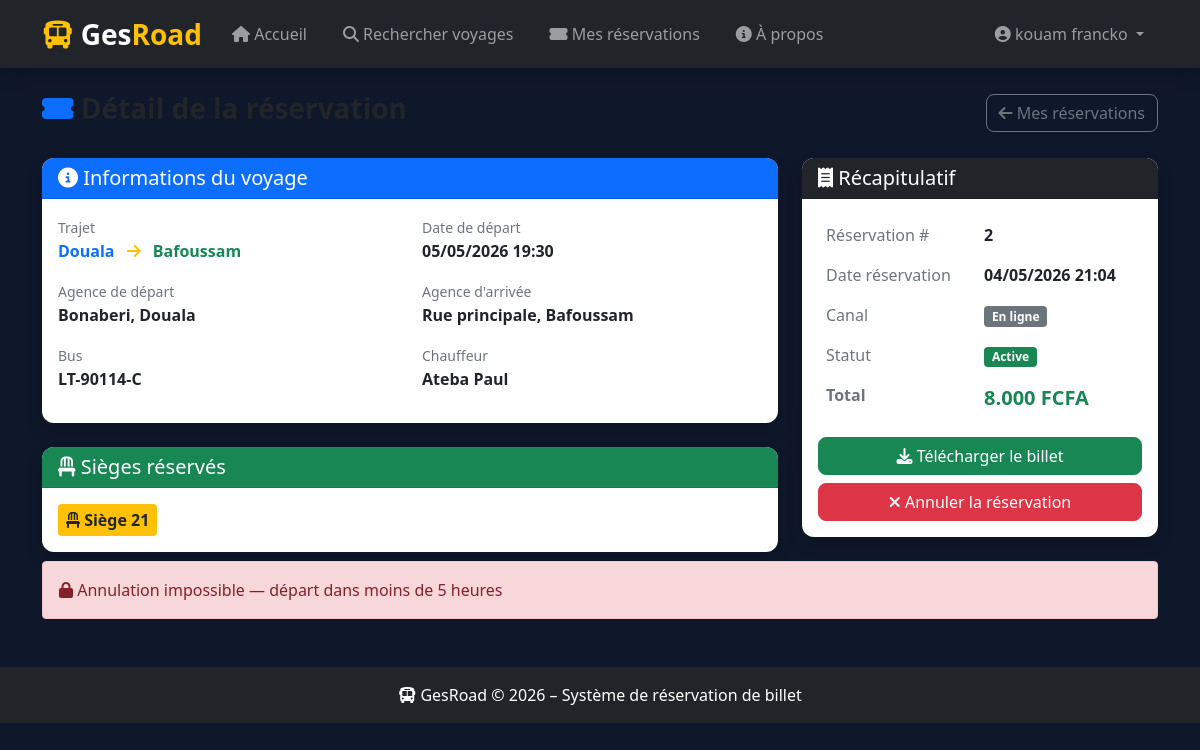
The page /index.php?controller=reservation&action=detail&id=2 (signed in) on the database its author committed.
### tables this page shows
CREATE TABLE `reservation` (
  `id` int(11) NOT NULL AUTO_INCREMENT,
  `user_id` int(11) DEFAULT NULL,
  `date_reservation` datetime DEFAULT NULL,
  `statut` int(11) DEFAULT NULL,
  `montant_total` float DEFAULT NULL,
  `voyage_id` int(11) DEFAULT NULL,
  `canal` enum('guichet','en ligne') DEFAULT NULL,
  PRIMARY KEY (`id`),
  KEY `user_id` (`user_id`),
  KEY `voyage_id` (`voyage_id`),
  CONSTRAINT `reservation_ibfk_1` FOREIGN KEY (`user_id`) REFERENCES `user` (`id`),
  CONSTRAINT `reservation_ibfk_2` FOREIGN KEY (`voyage_id`) REFERENCES `voyage` (`id`)
);

CREATE TABLE `voyage` (
  `id` int(11) NOT NULL AUTO_INCREMENT,
  `agencelocaledeapart_id` int(11) NOT NULL,
  `trajetchauffeur_id` int(11) DEFAULT NULL,
  `agenceloacledarrive_id` int(11) NOT NULL,
  `type_id` int(11) DEFAULT NULL,
  `bus_id` int(11) DEFAULT NULL,
  `dateheuredepart` datetime DEFAULT NULL,
  `dateheurearrive` datetime DEFAULT NULL,
  `prix` float DEFAULT NULL,
  `statut` int(11) DEFAULT NULL,
  `placerestante` int(11) DEFAULT NULL,
  PRIMARY KEY (`id`),
  KEY `FK_Association_16` (`agenceloacledarrive_id`),
  KEY `FK_Association_17` (`trajetchauffeur_id`),
  KEY `FK_Association_18` (`agencelocaledeapart_id`),
  KEY `FK_Association_6` (`bus_id`),
  KEY `FK_Association_7` (`type_id`),
  CONSTRAINT `FK_Association_16` FOREIGN KEY (`agenceloacledarrive_id`) REFERENCES `agence_locale` (`id`),
  CONSTRAINT `FK_Association_17` FOREIGN KEY (`trajetchauffeur_id`) REFERENCES `trajet_chauffeur` (`id`),
  CONSTRAINT `FK_Association_18` FOREIGN KEY (`agencelocaledeapart_id`) REFERENCES `agence_locale` (`id`),
  CONSTRAINT `FK_Association_6` FOREIGN KEY (`bus_id`) REFERENCES `bus` (`id`),
  CONSTRAINT `FK_Association_7` FOREIGN KEY (`type_id`) REFERENCES `typevoyage` (`id`)
);

CREATE TABLE `agence_locale` (
  `id` int(11) NOT NULL AUTO_INCREMENT,
  `agence_id` int(11) DEFAULT NULL,
  `addresse` varchar(254) DEFAULT NULL,
  `telephone` varchar(254) DEFAULT NULL,
  `statut` int(11) DEFAULT NULL,
  `photo` varchar(255) DEFAULT NULL,
  PRIMARY KEY (`id`),
  KEY `FK_Association_1` (`agence_id`),
  CONSTRAINT `FK_Association_1` FOREIGN KEY (`agence_id`) REFERENCES `agence` (`id`)
);

CREATE TABLE `bus` (
  `id` int(11) NOT NULL AUTO_INCREMENT,
  `typebus_id` int(11) DEFAULT NULL,
  `immatriculation` varchar(254) DEFAULT NULL,
  `nbre_place` int(11) DEFAULT NULL,
  `estdisponible` tinyint(1) DEFAULT 1,
  PRIMARY KEY (`id`),
  KEY `FK_Association_5` (`typebus_id`),
  CONSTRAINT `FK_Association_5` FOREIGN KEY (`typebus_id`) REFERENCES `typebus` (`id`)
);

### controllers/reservationcontrollers.php (called while the page is built, shortened)
<?php
require_once MODELS . '/Reservation.php';
class ReservationController {
    private $reservation;
    public function __construct($pdo) {
        $this->reservation = new Reservation($pdo);
    }
    public function detail() {
        $id          = $_GET['id'];
        $reservation = $this->reservation->getDetails($id);
        require_once VIEWS . '/reservation/detail.php';
    }
}
?>

### models/reservation.php (called while the page is built, shortened)
<?php
class Reservation {
    private $pdo;
    public function __construct($pdo) {
        $this->pdo = $pdo;
    }
    public function getDetails($id) {
        $stmt = $this->pdo->prepare("
            SELECT
                r.id,
                r.date_reservation,
                r.montant_total,
                r.statut,
                r.canal,
                r.voyage_id,
                CONCAT(u.nom,' ',u.prenom) AS client,
                u.email,
                t.villedepart,
                t.villearrive,
                v.dateheuredepart,
                v.dateheurearrive,
                v.prix,
                al1.addresse AS agence_depart,
                al2.addresse AS agence_arrivee,
                CONCAT(c.nom,' ',c.prenom) AS chauffeur,
                b.immatriculation          AS bus,
                GROUP_CONCAT(s.numero ORDER BY s.numero) AS sieges
            FROM reservation r
            JOIN user u               ON u.id   = r.user_id
            JOIN voyage v             ON v.id   = r.voyage_id
            JOIN trajet_chauffeur tc  ON tc.id  = v.trajetchauffeur_id
            JOIN trajet t             ON t.id   = tc.trajet_id
            JOIN chauffeur c          ON c.id   = tc.chauffeur_id
            JOIN agence_locale al1    ON al1.id = v.agencelocaledeapart_id
            JOIN agence_locale al2    ON al2.id = v.agenceloacledarrive_id
            JOIN bus b                ON b.id   = v.bus_id
            JOIN reservation_siege rs ON rs.reservation_id = r.id
            JOIN siege s              ON s.id   = rs.siege_id
            WHERE r.id = ?
            GROUP BY r.id
        ");
        $stmt->execute([$id]);
        return $stmt->fetch(PDO::FETCH_ASSOC);
    }
}
?>

### views/reservation/detail.php (the view, shortened to what this page needs)
<?php include ROOT . '/views/layout.php'; ?>
<div class="d-flex justify-content-between align-items-center mb-4">
    <h3 class="fw-bold">
        <i class="fas fa-ticket-alt text-primary"></i> Détail de la réservation
    </h3>
    <a href="<?= BASE_URL ?>/index.php?controller=reservation&action=liste"
       class="btn btn-outline-secondary">
        <i class="fas fa-arrow-left"></i> Mes réservations
    </a>
</div>
<div class="row">
    <div class="col-md-8">
        <div class="card shadow border-0 mb-4">
            <div class="card-header bg-primary text-white">
                <h5 class="mb-0">
                    <i class="fas fa-info-circle"></i> Informations du voyage
                </h5>
            </div>
            <div class="card-body">
                <div class="row">
                    <div class="col-md-6 mb-3">
                        <small class="text-muted">Trajet</small>
                        <p class="fw-bold mb-0">
                            <span class="text-primary"><?= $reservation['villedepart'] ?></span>
                            <i class="fas fa-arrow-right text-warning mx-2"></i>
                            <span class="text-success"><?= $reservation['villearrive'] ?></span>
                        </p>
                    </div>
                    <div class="col-md-6 mb-3">
                        <small class="text-muted">Date de départ</small>
                        <p class="fw-bold mb-0">
                            <?= date('d/m/Y H:i', strtotime($reservation['dateheuredepart'])) ?>
                        </p>
                    </div>
                    <div class="col-md-6 mb-3">
                        <small class="text-muted">Agence de départ</small>
                        <p class="fw-bold mb-0"><?= $reservation['agence_depart'] ?></p>
                    </div>
                    <div class="col-md-6 mb-3">
                        <small class="text-muted">Agence d'arrivée</small>
                        <p class="fw-bold mb-0"><?= $reservation['agence_arrivee'] ?></p>
                    </div>
                    <div class="col-md-6 mb-3">
                        <small class="text-muted">Bus</small>
                        <p class="fw-bold mb-0"><?= $reservation['bus'] ?></p>
                    </div>
                    <div class="col-md-6 mb-3">
                        <small class="text-muted">Chauffeur</small>
                        <p class="fw-bold mb-0"><?= $reservation['chauffeur'] ?></p>
                    </div>
                </div>
            </div>
        </div>
        <div class="card shadow border-0">
            <div class="card-header bg-success text-white">
                <h5 class="mb-0">
                    <i class="fas fa-chair"></i> Sièges réservés
                </h5>
            </div>
            <div class="card-body">
                <div class="d-flex flex-wrap gap-2">
                    <?php foreach (explode(',', $reservation['sieges']) as $siege): ?>
                        <span class="badge bg-warning text-dark fs-6 p-2">
                            <i class="fas fa-chair"></i> Siège <?= trim($siege) ?>
                        </span>
                    <?php endforeach; ?>
                </div>
            </div>
        </div>
    </div>
    <div class="col-md-4">
        <div class="card shadow border-0 mb-4">
            <div class="card-header bg-dark text-white">
                <h5 class="mb-0">
                    <i class="fas fa-receipt"></i> Récapitulatif
                </h5>
            </div>
            <div class="card-body">
                <table class="table table-borderless">
                    <tr>
                        <td class="text-muted">Réservation #</td>
                        <td class="fw-bold"><?= $reservation['id'] ?></td>
                    </tr>
                    <tr>
                        <td class="text-muted">Date réservation</td>
                        <td class="fw-bold">
                            <?= date('d/m/Y H:i', strtotime($reservation['date_reservation'])) ?>
                        </td>
                    </tr>
                    <tr>
                        <td class="text-muted">Canal</td>
                        <td>
                            <?php if ($reservation['canal'] == 'guichet'): ?>
                                <span class="badge bg-info">Guichet</span>
                            <?php else: ?>
                                <span class="badge bg-secondary">En ligne</span>
                            <?php endif; ?>
                        </td>
                    </tr>
                    <tr>
                        <td class="text-muted">Statut</td>
                        <td>
                            <?php if ($reservation['statut'] == 1): ?>
                                <span class="badge bg-success">Active</span>
                            <?php elseif ($reservation['statut'] == 2): ?>
                                <span class="badge bg-danger">Annulée</span>
                            <?php else: ?>
                                <span class="badge bg-warning">En attente</span>
                            <?php endif; ?>
                        </td>
                    </tr>
                    <tr>
                        <td class="text-muted fw-bold">Total</td>
                        <td class="fw-bold text-success fs-5">
                            <?= number_format($reservation['montant_total'], 0, ',', '.') ?> FCFA
                        </td>
                    </tr>
                </table>
                <?php if ($reservation['statut'] == 1): ?>
                    <div class="d-grid gap-2">
                        <a href="<?= BASE_URL ?>/index.php?controller=billet&action=telecharger&reservation_id=<?= $reservation['id'] ?>"
                           class="btn btn-success">
                            <i class="fas fa-download"></i> Télécharger le billet
                        </a>
                        <a href="<?= BASE_URL ?>/index.php?controller=reservation&action=annuler&id=<?= $reservation['id'] ?>"
                           class="btn btn-danger"
                           onclick="return confirm('Annuler cette réservation ?')">
                            <i class="fas fa-times"></i> Annuler la réservation
                        </a>
                    </div>
                <?php endif; ?>
            </div>
        </div>
    </div>
</div>
<?php
$dateDepart      = new DateTime($reservation['dateheuredepart']);
$maintenant      = new DateTime();
$diff            = $maintenant->diff($dateDepart);
$heuresRestantes = ($diff->days * 24) + $diff->h;
$peutAnnuler     = $maintenant < $dateDepart && $heuresRestantes >= 5;
?>
<?php if ($reservation['statut'] == 1): ?>
    <?php if ($peutAnnuler): ?>
        <div class="alert alert-warning">
            <i class="fas fa-exclamation-triangle"></i>
            En cas d'annulation, vous serez remboursé à
            <strong>75%</strong> soit
            <strong>
                <?= number_format($reservation['montant_total'] * 0.75, 0, ',', '.') ?> FCFA
            </strong>
        </div>
        <a href="<?= BASE_URL ?>/index.php?controller=reservation&action=annuler&id=<?= $reservation['id'] ?>"
           class="btn btn-danger w-100"
           onclick="return confirm('Confirmer l annulation ? Vous serez remboursé à 75%.')">
            <i class="fas fa-times"></i> Annuler la réservation
        </a>
    <?php else: ?>
        <div class="alert alert-danger">
            <i class="fas fa-lock"></i>
            Annulation impossible — départ dans moins de 5 heures
        </div>
    <?php endif; ?>
<?php endif; ?>
<?php include ROOT . '/views/layout_footer.php'; ?>

### assets/css/style.css (style rules this page uses)
body { background-size: cover; background-position: center; background-repeat: no-repeat; transition: background-image 1s ease-in-out; }
html, body { height: 100%; margin: 0; background-color: #0f172a; }
.card { border-radius: 12px; border: none; }
.card-header { border-radius: 12px 12px 0 0 !important; background-color: #0f172a; }
.btn { border-radius: 8px; }

### rows shown on the page
reservation: voyage.dateheuredepart "05/05/2026 19:30", agence_locale.addresse "Bonaberi, Douala", agence_locale.addresse "Rue principale, Bafoussam", bus.immatriculation "LT-90114-C", siege "21", id "2", date_reservation "04/05/2026 21:04", montant_total "8.000"

### other values the page prints
$_SESSION['user_nom'] "kouam"
$_SESSION['user_prenom'] "francko"
$reservation['villedepart'] "Douala"
$reservation['villearrive'] "Bafoussam"
$reservation['chauffeur'] "Ateba Paul"
